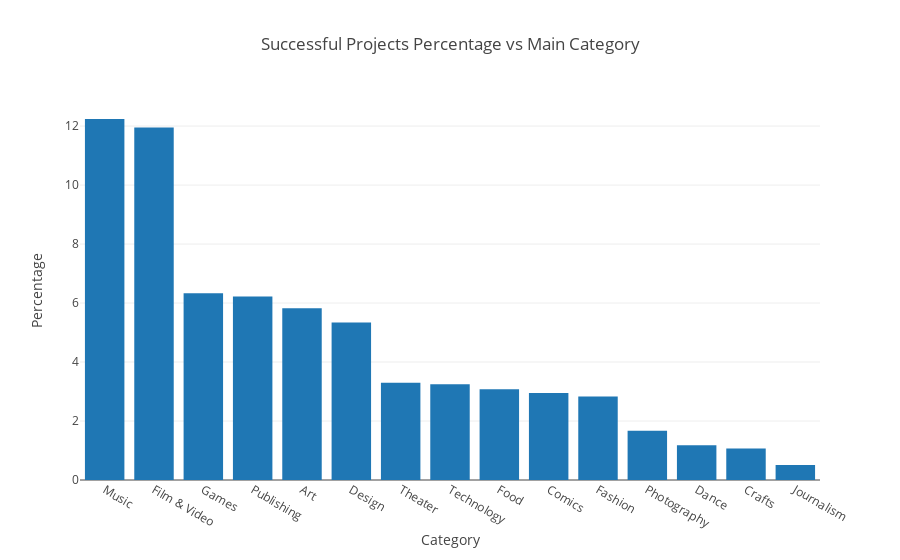

The notebook cell saved with this chart:
### Code cell
success_categories = df['main_category'][df['state']=='successful']

success_percentage = round(success_categories.value_counts()/len(failed_categories) * 100, 2)

data = [go.Bar(x = success_percentage.index,
             y = success_percentage.values)]

layout = go.Layout(title = 'Successful Projects Percentage vs Main Category',
                  xaxis = dict(title = 'Category'),
                  yaxis = dict(title = 'Percentage'))

fig = go.Figure(data=data, layout=layout)
iplot(fig)

### Figure 1 — Plotly figure (JSON) as saved in the notebook; plotly's stock layout.template omitted (floating-point values rounded to 4 significant figures)
{"data": [{"type": "bar", "uid": "b5868358-a1ce-11e8-8838-e4a471eaec8b", "x": ["Music", "Film & Video", "Games", "Publishing", "Art", "Design", "Theater", "Technology", "Food", "Comics", "Fashion", "Photography", "Dance", "Crafts", "Journalism"], "y": [12.24, 11.95, 6.33, 6.22, 5.82, 5.34, 3.3, 3.25, 3.08, 2.95, 2.83, 1.67, 1.18, 1.07, 0.51]}], "layout": {"title": "Successful Projects Percentage vs Main Category", "xaxis": {"title": "Category"}, "yaxis": {"title": "Percentage"}}}
